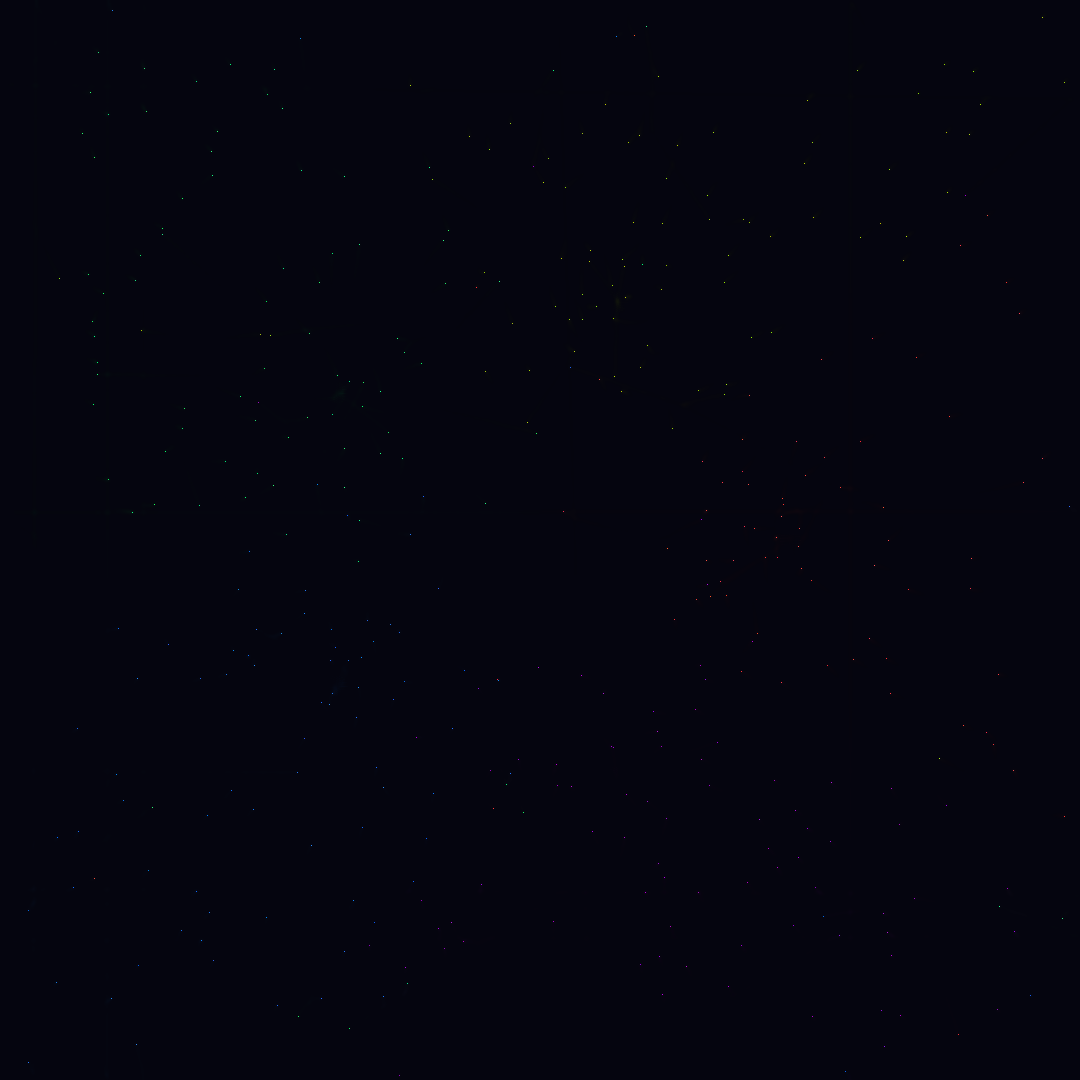

Write the Python code that produced this figure.
import numpy as np
from PIL import Image
import math

# Particle Dance - Emergent Choreography
# Where individual movements create collective beauty

WIDTH, HEIGHT = 1080, 1080

# Create black canvas with alpha channel
image_array = np.zeros((HEIGHT, WIDTH, 4), dtype=np.uint8)

# Particle system parameters
NUM_PARTICLES = 400  # Reduced for faster computation
NUM_ATTRACTORS = 5
TRAIL_LENGTH = 30  # Shorter trails

# Initialize particles
particles = {
    'positions': np.random.rand(NUM_PARTICLES, 2) * [WIDTH, HEIGHT],
    'velocities': np.random.randn(NUM_PARTICLES, 2) * 0.5,
    'colors': np.zeros((NUM_PARTICLES, 3)),
    'masses': np.random.uniform(0.5, 2.0, NUM_PARTICLES),
    'trails': [[] for _ in range(NUM_PARTICLES)]
}

# Create attractors with different properties
attractors = []
for i in range(NUM_ATTRACTORS):
    angle = i * 2 * np.pi / NUM_ATTRACTORS
    radius = 250
    x = WIDTH/2 + radius * np.cos(angle)
    y = HEIGHT/2 + radius * np.sin(angle)
    
    attractor = {
        'position': np.array([x, y]),
        'strength': np.random.uniform(50, 150),
        'color': np.array([
            0.5 + 0.5 * np.cos(angle),
            0.5 + 0.5 * np.cos(angle + 2*np.pi/3),
            0.5 + 0.5 * np.cos(angle + 4*np.pi/3)
        ])
    }
    attractors.append(attractor)

# Color particles based on nearest attractor
for i in range(NUM_PARTICLES):
    pos = particles['positions'][i]
    
    # Find nearest attractor
    min_dist = float('inf')
    nearest_color = None
    
    for attractor in attractors:
        dist = np.linalg.norm(pos - attractor['position'])
        if dist < min_dist:
            min_dist = dist
            nearest_color = attractor['color']
    
    # Add variation
    variation = np.random.uniform(-0.1, 0.1, 3)
    particles['colors'][i] = np.clip(nearest_color + variation, 0, 1)

print("Beginning particle dance...")

# Simulation parameters
dt = 0.5
friction = 0.99
repulsion_radius = 20
repulsion_strength = 50

# Run simulation
for step in range(200):  # Reduced steps
    if step % 50 == 0:
        print(f"Step {step}: Particles dancing...")
    
    # Calculate forces on each particle
    forces = np.zeros((NUM_PARTICLES, 2))
    
    # Attractor forces
    for i in range(NUM_PARTICLES):
        pos = particles['positions'][i]
        mass = particles['masses'][i]
        
        for attractor in attractors:
            # Vector from particle to attractor
            r = attractor['position'] - pos
            dist = np.linalg.norm(r)
            
            if dist > 1:  # Avoid division by zero
                # Gravitational-like attraction
                force_magnitude = attractor['strength'] * mass / (dist ** 1.5)
                forces[i] += force_magnitude * r / dist
        
        # Add central repulsion to prevent clustering
        center = np.array([WIDTH/2, HEIGHT/2])
        r_center = pos - center
        dist_center = np.linalg.norm(r_center)
        if dist_center < 100:
            repel_force = 100 / (dist_center + 1)
            forces[i] += repel_force * r_center / (dist_center + 1)
    
    # Particle-particle repulsion
    for i in range(NUM_PARTICLES):
        for j in range(i + 1, NUM_PARTICLES):
            r = particles['positions'][j] - particles['positions'][i]
            dist = np.linalg.norm(r)
            
            if dist < repulsion_radius and dist > 0:
                # Repulsive force
                force_magnitude = repulsion_strength / (dist ** 2)
                force = force_magnitude * r / dist
                
                forces[i] -= force
                forces[j] += force
    
    # Update velocities and positions
    particles['velocities'] += forces * dt / particles['masses'][:, np.newaxis]
    particles['velocities'] *= friction
    particles['positions'] += particles['velocities'] * dt
    
    # Boundary conditions - wrap around
    particles['positions'] = particles['positions'] % [WIDTH, HEIGHT]
    
    # Update trails
    for i in range(NUM_PARTICLES):
        trail = particles['trails'][i]
        trail.append(particles['positions'][i].copy())
        
        # Keep trail length limited
        if len(trail) > TRAIL_LENGTH:
            trail.pop(0)

print("Rendering particle trails...")

# Create trail intensity map
trail_map = np.zeros((HEIGHT, WIDTH), dtype=np.float32)

# Draw trails with additive blending
for i in range(NUM_PARTICLES):
    trail = particles['trails'][i]
    color = particles['colors'][i]
    
    for j, pos in enumerate(trail):
        if j > 0:
            prev_pos = trail[j-1]
            
            # Trail intensity based on position in trail
            intensity = (j / len(trail)) ** 2
            
            # Draw line segment
            x1, y1 = int(prev_pos[0]), int(prev_pos[1])
            x2, y2 = int(pos[0]), int(pos[1])
            
            # Simple line drawing
            steps = max(abs(x2 - x1), abs(y2 - y1))
            if steps > 0:
                for step in range(steps + 1):
                    t = step / steps
                    x = int(x1 + t * (x2 - x1))
                    y = int(y1 + t * (y2 - y1))
                    
                    if 0 <= x < WIDTH and 0 <= y < HEIGHT:
                        trail_map[y, x] += intensity * 0.5

# Apply Gaussian blur to trail map for glow effect
from scipy.ndimage import gaussian_filter
trail_map = gaussian_filter(trail_map, sigma=2)

# Convert trail map to color image
for y in range(HEIGHT):
    for x in range(WIDTH):
        intensity = min(trail_map[y, x], 1.0)
        
        if intensity > 0.01:
            # Get average color of nearby particles
            nearby_colors = []
            for i in range(NUM_PARTICLES):
                pos = particles['positions'][i]
                dist = np.sqrt((pos[0] - x)**2 + (pos[1] - y)**2)
                if dist < 100:
                    weight = 1 / (dist + 10)
                    nearby_colors.append((particles['colors'][i], weight))
            
            if nearby_colors:
                # Weighted average color
                total_weight = sum(w for _, w in nearby_colors)
                avg_color = sum(c * w for c, w in nearby_colors) / total_weight
                
                # Apply color with intensity
                for c in range(3):
                    image_array[y, x, c] = int(avg_color[c] * intensity * 255)
                
                # Alpha channel
                image_array[y, x, 3] = int(intensity * 255)

# Draw current particle positions as bright points
for i in range(NUM_PARTICLES):
    x, y = int(particles['positions'][i][0]), int(particles['positions'][i][1])
    
    if 0 <= x < WIDTH and 0 <= y < HEIGHT:
        # Bright core
        color = particles['colors'][i]
        image_array[y, x, :3] = (color * 255).astype(np.uint8)
        image_array[y, x, 3] = 255
        
        # Small glow
        for dy in range(-2, 3):
            for dx in range(-2, 3):
                nx, ny = x + dx, y + dy
                if 0 <= nx < WIDTH and 0 <= ny < HEIGHT:
                    dist = np.sqrt(dx**2 + dy**2)
                    if dist > 0:
                        glow = 0.3 / dist
                        for c in range(3):
                            current = image_array[ny, nx, c]
                            new_val = current + color[c] * glow * 100
                            image_array[ny, nx, c] = min(255, int(new_val))

# Draw attractors as subtle points
for attractor in attractors:
    x, y = int(attractor['position'][0]), int(attractor['position'][1])
    
    # Subtle glow around attractor
    for r in range(10, 0, -1):
        alpha = 0.1 * (r / 10)
        color = (attractor['color'] * alpha * 255).astype(np.uint8)
        
        # Draw circle
        for angle in np.linspace(0, 2*np.pi, max(8, r*2)):
            px = int(x + r * np.cos(angle))
            py = int(y + r * np.sin(angle))
            
            if 0 <= px < WIDTH and 0 <= py < HEIGHT:
                for c in range(3):
                    image_array[py, px, c] = min(255, image_array[py, px, c] + color[c])

# Create and save image
image = Image.fromarray(image_array, 'RGBA')

# Composite onto dark background
background = Image.new('RGB', (WIDTH, HEIGHT), (5, 5, 15))
background.paste(image, (0, 0), image)
background.save('/home/[user]/Art/artworks/2025-08-04_particle_dance/particle_dance_01.png')

print("Particle dance complete.")
print("From chaos, choreography emerges.")
print("Each particle's path is unique, yet all dance together.")